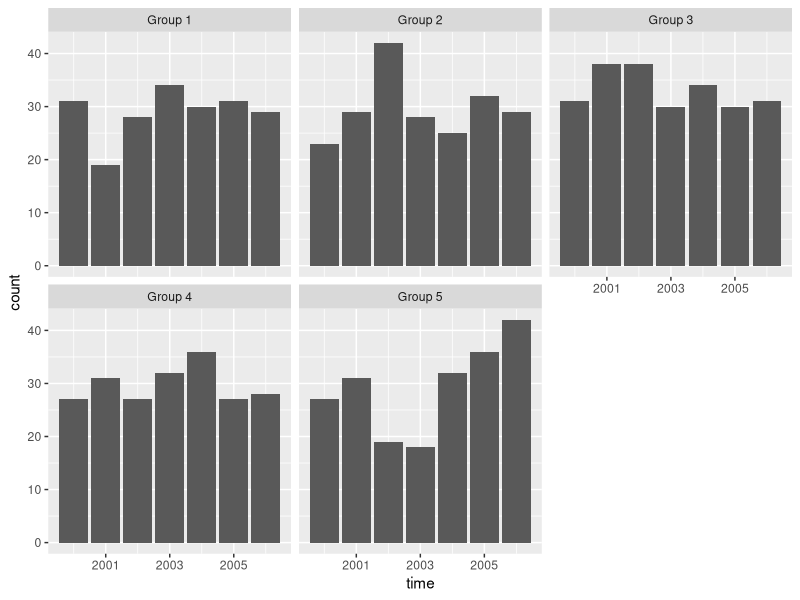
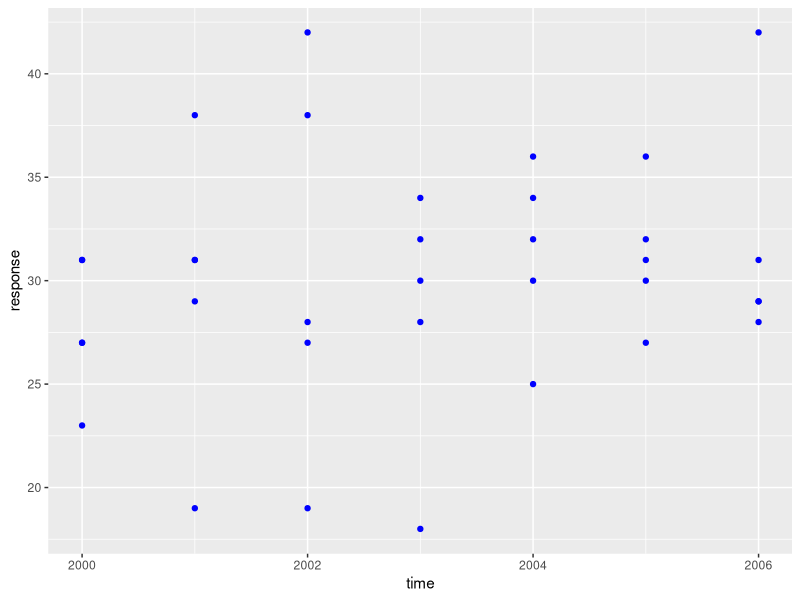
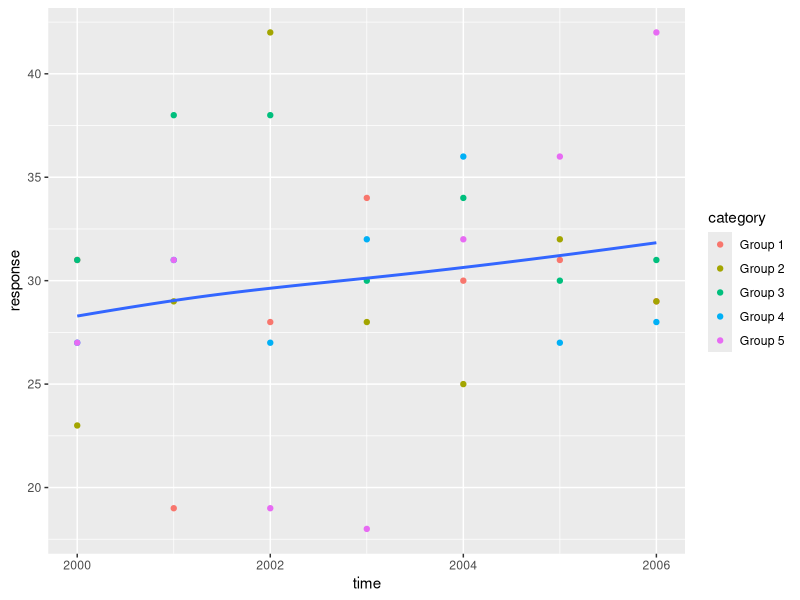

R code for these plots, in order:
## ---- chunk 1
knitr::opts_chunk$set(echo = TRUE)
## ---- chunk 2
library(tidyverse)
category <- rep(c("Group 1", "Group 2", "Group 3", "Group 4", "Group 5"), 7)
time <- rep(c(2000, 2001, 2002, 2003, 2004, 2005, 2006), each = 5) 
response <- rpois(length(category), 30)
df <- tibble(category, time, response)
ggplot(data = df, aes(x = time, y = response)) +
  geom_col() +
  facet_wrap(~category) +
  labs(y = "count")
## ---- chunk 3
ggplot(data = df, aes(x = time, y = response)) +
  geom_point(colour = "blue")
## ---- chunk 4
ggplot(data = df, aes(x = time, y = response)) +
  geom_point(aes(colour = category)) +
  geom_smooth(se = FALSE, span = 1.9)
